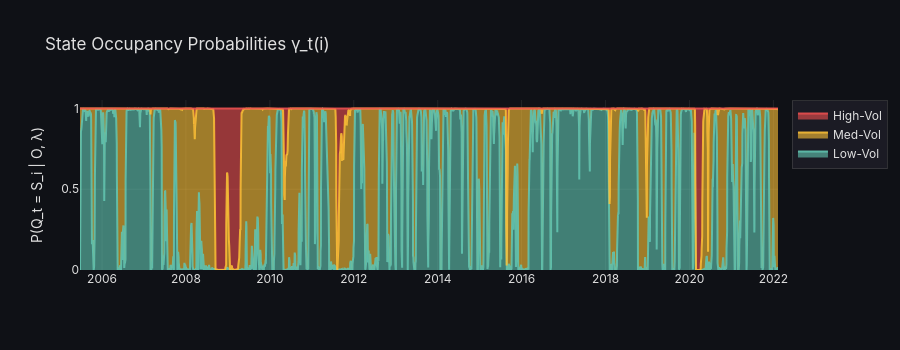

Notebook code cell kept with this figure:
### Code cell
# State occupancy heat map over time
fig = plot_gamma(gamma_train, dates=df_train.index, state_names=state_names)
fig.show()

### Figure 1 — Plotly figure (JSON) as saved in the notebook; plotly's stock layout.template omitted (floating-point values rounded to 4 significant figures; data arrays with more than 128 entries replaced by an {"elided": "..."} marker saying what was removed)
{"data": [{"fillcolor": "rgba(99,  200, 180, 0.6)", "hovertemplate": "%{x|%Y-%m-%d}<br>Low-Vol: %{y:.3f}<extra></extra>", "line": {"color": "rgba(99,  200, 180, 0.85)"}, "name": "Low-Vol", "stackgroup": "one", "type": "scatter", "x": {"elided": "4189 str values"}, "y": {"elided": "4189 float values"}}, {"fillcolor": "rgba(255, 195,  55, 0.6)", "hovertemplate": "%{x|%Y-%m-%d}<br>Med-Vol: %{y:.3f}<extra></extra>", "line": {"color": "rgba(255, 195,  55, 0.85)"}, "name": "Med-Vol", "stackgroup": "one", "type": "scatter", "x": {"elided": "4189 str values"}, "y": {"elided": "4189 float values"}}, {"fillcolor": "rgba(240,  80,  80, 0.6)", "hovertemplate": "%{x|%Y-%m-%d}<br>High-Vol: %{y:.3f}<extra></extra>", "line": {"color": "rgba(240,  80,  80, 0.85)"}, "name": "High-Vol", "stackgroup": "one", "type": "scatter", "x": {"elided": "4189 str values"}, "y": {"elided": "4189 float values"}}], "layout": {"font": {"color": "#e0e0e0", "family": "Inter, Arial, sans-serif"}, "height": 350, "legend": {"bgcolor": "rgba(30,30,40,0.8)", "bordercolor": "rgba(80,80,80,0.5)", "borderwidth": 1}, "paper_bgcolor": "rgba(15,17,22,1)", "plot_bgcolor": "rgba(15,17,22,1)", "title": {"text": "State Occupancy Probabilities γ_t(i)"}, "xaxis": {"gridcolor": "rgba(80,80,80,0.3)", "showgrid": true, "zeroline": false}, "yaxis": {"gridcolor": "rgba(80,80,80,0.3)", "showgrid": true, "title": {"text": "P(Q_t = S_i | O, λ)"}, "zeroline": false}}}
